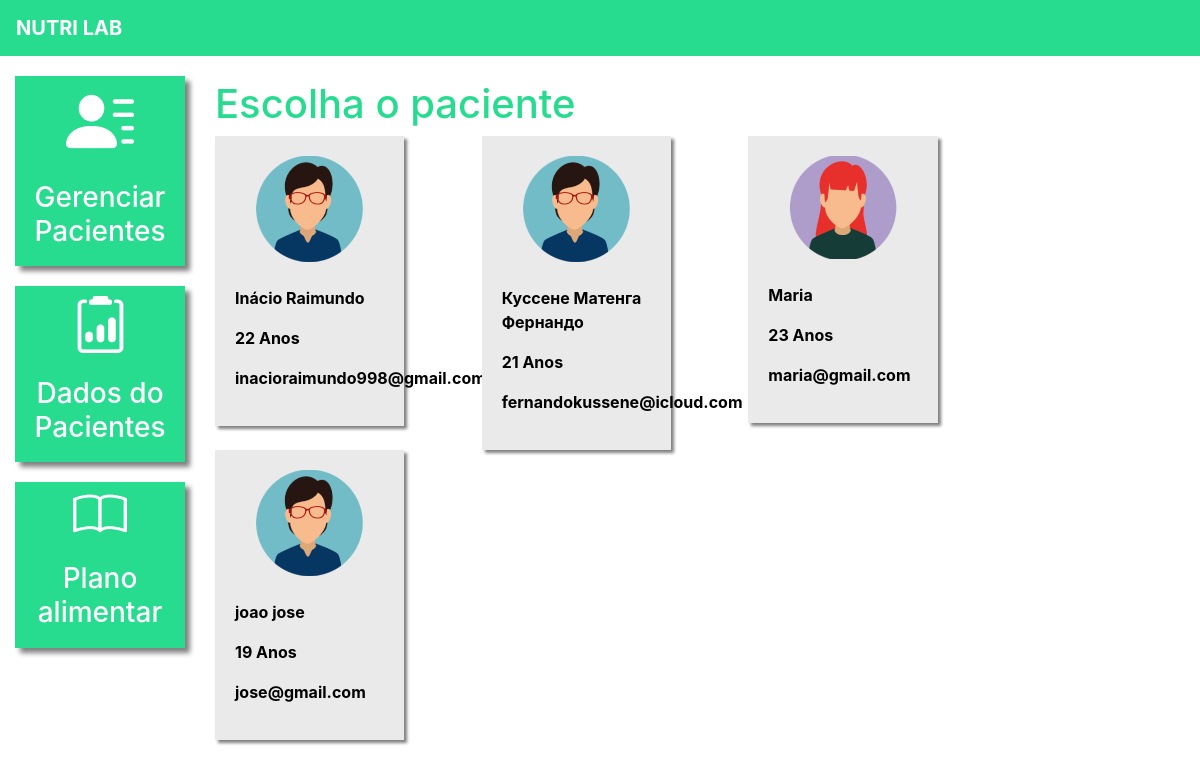
Page /dados_paciente/ (signed in) on the committed database.
### plataforma/models.py (models this page shows, shortened)
class Pacientes(models.Model):
    choices_sexo = (('F', 'Feminino'),
                    ('M', 'Maculino'))
    nome = models.CharField(max_length=50)
    sexo = models.CharField(max_length=1, choices=choices_sexo)
    idade = models.IntegerField()
    email = models.EmailField()
    telefone = models.CharField(max_length=19)
    nutri = models.ForeignKey(User, on_delete=models.CASCADE)

### plataforma/views.py (the view)
# urls.py: path('dados_paciente/', views.dados_paciente_listar, name="dados_paciente_listar"),
@login_required(login_url='/auth/logar/')
def dados_paciente_listar(request):
    if request.method == "GET":
        pacientes = Pacientes.objects.filter(nutri=request.user)
        return render(request, 'dados_paciente_listar.html', {'pacientes': pacientes})

### plataforma/templates/dados_paciente_listar.html (shortened to what this page needs)
{% extends 'base_plataforma.html' %}
{% load static %}
{% block 'plataforma' %}
    <br>
		<h1 class="titulo">Escolha o paciente</h1>
    <div  class="row">
        <br>
        {% for paciente in pacientes%}
            <div class="col-md-4">
                <a href="{% url 'dados_paciente' paciente.id %}" class="link-hover">
                    <div class="card-paciente">
                        <div class="foto-perfil">
                            {% if paciente.sexo == "M"%}
                                <img src="{% static 'plataforma/img/perfil2.png' %}">
                            {% else %}
                                <img src="{% static 'plataforma/img/perfil1.png' %}">
                            {% endif %}
                        </div>
                        <br>
                        <p class="dados">{{paciente.nome}}</p>
                        <p class="dados">{{paciente.idade}} Anos</p>
                        <p class="dados">{{paciente.email}}</p>
                    </div>
                </a>
            </div>
        {% endfor %}
    </div>
{% endblock%}

### templates/base_plataforma.html
{% extends 'base.html' %}
{% load static %}
{% block 'head' %}
    <link rel="stylesheet" href="{% static 'plataforma/css/css.css' %}">
    <link rel="stylesheet" href="{% static 'plataforma/css/plano_alimentar.css' %}">
{% endblock %}
{% block 'body' %}
    <div class="container-fluid">
        <div class="row">
            <div class="col-md-2">
                <a href="{% url 'pacientes' %}" class="link-lateral">
                    <div class="card-lateral">
                        <img src="{% static 'plataforma/img/paciente.png' %}">
                        <br>
                        <br>
                        <h3>Gerenciar Pacientes</h3>
                    </div>
                </a>
                <a href="{% url 'dados_paciente_listar' %}" class="link-lateral">
                    <div class="card-lateral">
                        <img src="{% static 'plataforma/img/dados_paciente.png' %}">
                        <br>
                        <br>
                        <h3>Dados do Pacientes</h3>
                    </div>
                </a>
                <a href="{% url 'plano_alimentar_listar' %}" class="link-lateral">
                    <div class="card-lateral">
                        <img src="{% static 'plataforma/img/plano_alimentar.png' %}">
                        <br>
                        <br>
                        <h3>Plano alimentar</h3>
                    </div>
                </a>
            </div>
            <div class="col-md-8">
                {% block 'plataforma' %}
                {% endblock %}
            </div>
        </div>
    </div>
{% endblock%}

### templates/base.html (shortened to what this page needs)
{% load static %}
<!doctype html>
<html lang="pt-BR">
    <head>
        {% block 'head' %}{% endblock %}
        <link rel="stylesheet" href="https://cdn.jsdelivr.net/npm/bootstrap@4.6.1/dist/css/bootstrap.min.css">
    </head>
    <body>
        {% if user.is_authenticated %}
            <nav style="background-color: #27DB8F;" class="navbar navbar-expand-lg navbar-dark">
                <a style="font-weight: bold" class="navbar-brand" href="#">NUTRI LAB</a>
            </nav>
        {% endif %}
        {% block 'body' %}{% endblock %}
    </body>
</html>

### templates/static/plataforma/css/css.css (style rules this page uses)
.card-lateral { background-color: #27DB8F; margin-top: 20px; padding: 10px; color: white; font-weight: bold; text-decoration: none; text-align: center; box-shadow: 5px 5px 5px gray; }
.titulo { color: #27DB8F; }
.card-paciente { background-color: #EAEAEA; width: 80%; box-shadow: 3px 3px 3px gray; padding: 20px; color: black; }
.foto-perfil { text-align: center; }
.dados { font-weight: bold; }

### rows in the picture
Pacientes: nome "Inácio Raimundo", idade "22", email "inacioraimundo998@gmail.com"
Pacientes: nome "Куссене Матенга Фернандо", idade "21", email "fernandokussene@icloud.com"
Pacientes: nome "Maria", idade "23", email "maria@gmail.com"
Pacientes: nome "joao jose", idade "19", email "jose@gmail.com"
